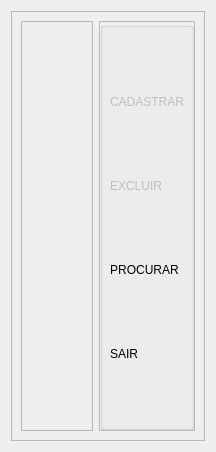
<?xml version="1.0" encoding="UTF-8"?>
<ui version="4.0">
 <class>Form</class>
 <widget class="QWidget" name="Form">
  <property name="geometry">
   <rect>
    <x>0</x>
    <y>0</y>
    <width>216</width>
    <height>452</height>
   </rect>
  </property>
  <property name="windowTitle">
   <string>CADASTRO CLIENTES - ASSISTENCIA TECNICA DE MANUNTEÇÃO</string>
  </property>
  <property name="windowIcon">
   <iconset resource="../IMG/recursos.qrc">
    <normaloff>:/img/technician.svg</normaloff>:/img/technician.svg</iconset>
  </property>
  <layout class="QVBoxLayout" name="verticalLayout_7">
   <item>
    <widget class="QFrame" name="principal">
     <property name="frameShape">
      <enum>QFrame::StyledPanel</enum>
     </property>
     <property name="frameShadow">
      <enum>QFrame::Raised</enum>
     </property>
     <layout class="QHBoxLayout" name="horizontalLayout_21">
      <item>
       <widget class="QFrame" name="frame">
        <property name="frameShape">
         <enum>QFrame::StyledPanel</enum>
        </property>
        <property name="frameShadow">
         <enum>QFrame::Raised</enum>
        </property>
        <layout class="QVBoxLayout" name="verticalLayout_5"/>
       </widget>
      </item>
      <item>
       <widget class="QFrame" name="frame_2">
        <property name="frameShape">
         <enum>QFrame::StyledPanel</enum>
        </property>
        <property name="frameShadow">
         <enum>QFrame::Raised</enum>
        </property>
        <layout class="QVBoxLayout" name="verticalLayout">
         <property name="spacing">
          <number>6</number>
         </property>
         <property name="leftMargin">
          <number>0</number>
         </property>
         <property name="topMargin">
          <number>0</number>
         </property>
         <property name="rightMargin">
          <number>0</number>
         </property>
         <property name="bottomMargin">
          <number>0</number>
         </property>
         <item>
          <widget class="QGroupBox" name="groupBox_4">
           <property name="maximumSize">
            <size>
             <width>16777215</width>
             <height>16777215</height>
            </size>
           </property>
           <property name="title">
            <string/>
           </property>
           <layout class="QVBoxLayout" name="verticalLayout_6">
            <property name="spacing">
             <number>0</number>
            </property>
            <property name="sizeConstraint">
             <enum>QLayout::SetDefaultConstraint</enum>
            </property>
            <property name="leftMargin">
             <number>0</number>
            </property>
            <property name="topMargin">
             <number>0</number>
            </property>
            <property name="rightMargin">
             <number>0</number>
            </property>
            <property name="bottomMargin">
             <number>0</number>
            </property>
            <item>
             <widget class="QToolButton" name="cadastrar">
              <property name="enabled">
               <bool>false</bool>
              </property>
              <property name="text">
               <string>CADASTRAR</string>
              </property>
              <property name="icon">
               <iconset resource="../IMG/recursos.qrc">
                <normaloff>:/img/save.svg</normaloff>:/img/save.svg</iconset>
              </property>
              <property name="iconSize">
               <size>
                <width>48</width>
                <height>48</height>
               </size>
              </property>
              <property name="popupMode">
               <enum>QToolButton::DelayedPopup</enum>
              </property>
              <property name="toolButtonStyle">
               <enum>Qt::ToolButtonTextUnderIcon</enum>
              </property>
              <property name="autoRaise">
               <bool>true</bool>
              </property>
             </widget>
            </item>
            <item>
             <widget class="QToolButton" name="excluir">
              <property name="enabled">
               <bool>false</bool>
              </property>
              <property name="text">
               <string>EXCLUIR</string>
              </property>
              <property name="icon">
               <iconset resource="../IMG/recursos.qrc">
                <normaloff>:/img/eraser.svg</normaloff>:/img/eraser.svg</iconset>
              </property>
              <property name="iconSize">
               <size>
                <width>48</width>
                <height>48</height>
               </size>
              </property>
              <property name="popupMode">
               <enum>QToolButton::DelayedPopup</enum>
              </property>
              <property name="toolButtonStyle">
               <enum>Qt::ToolButtonTextUnderIcon</enum>
              </property>
              <property name="autoRaise">
               <bool>true</bool>
              </property>
             </widget>
            </item>
            <item>
             <widget class="QToolButton" name="procurar">
              <property name="text">
               <string>PROCURAR</string>
              </property>
              <property name="icon">
               <iconset resource="../IMG/recursos.qrc">
                <normaloff>:/img/find-my-friend.svg</normaloff>:/img/find-my-friend.svg</iconset>
              </property>
              <property name="iconSize">
               <size>
                <width>48</width>
                <height>48</height>
               </size>
              </property>
              <property name="popupMode">
               <enum>QToolButton::DelayedPopup</enum>
              </property>
              <property name="toolButtonStyle">
               <enum>Qt::ToolButtonTextUnderIcon</enum>
              </property>
              <property name="autoRaise">
               <bool>true</bool>
              </property>
             </widget>
            </item>
            <item>
             <widget class="QToolButton" name="sair">
              <property name="text">
               <string>SAIR</string>
              </property>
              <property name="icon">
               <iconset resource="../IMG/recursos.qrc">
                <normaloff>:/img/cross.svg</normaloff>:/img/cross.svg</iconset>
              </property>
              <property name="iconSize">
               <size>
                <width>48</width>
                <height>48</height>
               </size>
              </property>
              <property name="popupMode">
               <enum>QToolButton::DelayedPopup</enum>
              </property>
              <property name="toolButtonStyle">
               <enum>Qt::ToolButtonTextUnderIcon</enum>
              </property>
              <property name="autoRaise">
               <bool>true</bool>
              </property>
             </widget>
            </item>
           </layout>
          </widget>
         </item>
        </layout>
       </widget>
      </item>
     </layout>
    </widget>
   </item>
  </layout>
 </widget>
 <resources>
  <include location="../IMG/recursos.qrc"/>
 </resources>
 <connections/>
</ui>
